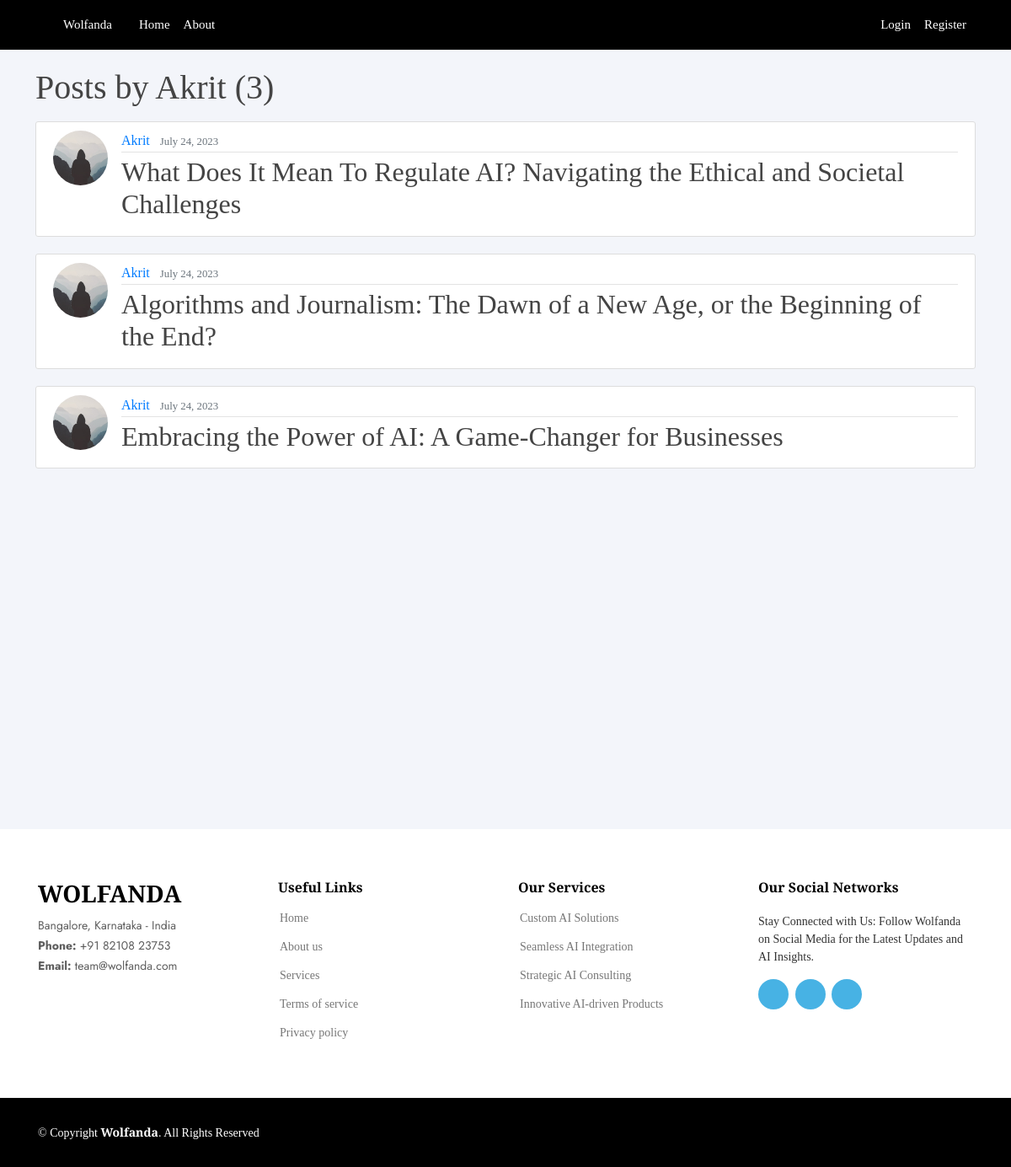
/user/Akrit/, run on the app's committed database.
### blog/models.py (models this page shows, shortened)
class Post(models.Model):
    title = models.CharField(max_length=100)
    content = FroalaField()
    date_posted = models.DateTimeField(default=timezone.now)
    author = models.ForeignKey(User, on_delete=models.CASCADE)
    likes = models.ManyToManyField(User, related_name='liked_posts', blank=True)  # Make sure this field is defined.

### users/models.py (models this page shows, shortened)
class Profile(models.Model):
    user = models.OneToOneField(User, on_delete=models.CASCADE)
    image = models.ImageField(default='default.jpg', upload_to='profile_pics')

### blog/views.py (the view)
# urls.py: path('user/<str:username>/', UserPostListView.as_view(), name='user-posts'),
class UserPostListView(ListView):
    model = Post
    template_name = 'blog/user_posts.html'  # <app>/<model>_<viewtype>.html
    context_object_name = 'posts'
    paginate_by = 5
    def get_queryset(self):
        user = get_object_or_404(User, username=self.kwargs.get('username'))
        return Post.objects.filter(author=user).order_by('-date_posted')

### blog/templates/blog/user_posts.html (shortened to what this page needs)
{% extends "blog/base.html" %}
{% block content %}
    <h1 class="mb-3">Posts by {{ view.kwargs.username }} ({{ page_obj.paginator.count }})</h1>
    {% for post in posts %}
        <article class="media content-section">
          <img class="rounded-circle article-img" src="{{ post.author.profile.image.url }}">
          <div class="media-body">
            <div class="article-metadata">
              <a class="mr-2" href="{% url 'user-posts' post.author.username %}">{{ post.author }}</a>
              <small class="text-muted">{{ post.date_posted|date:"F d, Y" }}</small>
            </div>
            <h2><a class="article-title" href="{% url 'post-detail' post.id %}">{{ post.title }}</a></h2>
          </div>
        </article>
    {% endfor %}
    <br><br><br><br><br><br><br><br><br><br><br><br><br><br><br><br><br>
{% endblock content %}

### blog/static/assets/css/variables.css (style rules this page uses)
:root { --font-default: 'EB Garamond', system-ui, -apple-system, "Segoe UI", Roboto, "Helvetica Neue", Arial, "Noto Sans", "Liberation Sans", sans-serif, "Apple Color Emoji", "Segoe UI Emoji", "Segoe UI Symbol", "Noto Color Emoji"; --font-primary: 'EB Garamond', serif; --font-secondary: 'Inter', sans-serif; --color-default: #212529; --color-default-rgb: 33, 37, 41; --color-links: #212529; --color-links-hover: #15171a; --color-primary: #212529; --color-primary-light: #26282c; --color-primary-dark: #0b0c0e; --color-primary-rgb: 33, 37, 41; --color-primary-light-rgb: 38, 40, 44; --color-primary-dark-rgb: 11, 12, 14; --color-secondary: #596d80; --color-secondary-light: #8498aa; --color-secondary-dark: #404f5c; --color-secondary-rgb: 89, 109, 128; --color-secondary-light-rgb: 132, 152, 170; --color-secondary-dark-rgb: 64, 79, 92; --color-blue: #0d6efd; --color-blue-rgb: 13, 110, 253; --color-indigo: #6610f2; --color-indigo-rgb: 102, 16, 242; --color-purple: #6f42c1; --color-purple-rgb: 111, 66, 193; --color-pink: #f3268c; --color-pink-rgb: 243, 38, 140; --color-red: #df1529; --color-red-rgb: 223, 21, 4; --color-orange: #fd7e14; --color-orange-rgb: 253, 126, 20; --color-yellow: #ffc107; --color-yellow-rgb: 255, 193, 7; --color-green: #059652; --color-green-rgb: 5, 150, 82; --color-teal: #20c997; --color-teal-rgb: 32, 201, 151; --color-cyan: #0dcaf0; --color-cyan-rgb: 13, 202, 240; --color-white: #ffffff; --color-white-rgb: 255, 255, 255; --color-gray: #6c757d; --color-gray-rgb: 108, 117, 125; --color-black: #000000; --color-black-rgb: 0, 0, 0; }
:root { --bs-blue: var(--color-blue); --bs-indigo: var(--color-indigo); --bs-purple: var(--color-purple); --bs-pink: var(--color-pink); --bs-red: var(--color-red); --bs-orange: var(--color-orange); --bs-yellow: var(--color-yellow); --bs-green: var(--color-green); --bs-teal: var(--color-teal); --bs-cyan: var(--color-cyan); --bs-white: var(--color-white); --bs-gray: var(--color-gray); --bs-gray-dark: #343a40; --bs-gray-100: #f8f9fa; --bs-gray-200: #e9ecef; --bs-gray-300: #dee2e6; --bs-gray-400: #ced4da; --bs-gray-500: #adb5bd; --bs-gray-600: #6c757d; --bs-gray-700: #495057; --bs-gray-800: #343a40; --bs-gray-900: #212529; --bs-primary: var(--color-blue); --bs-secondary: var(--color-blue); --bs-success: #198754; --bs-info: #0dcaf0; --bs-warning: #ffc107; --bs-danger: #dc3545; --bs-light: #f8f9fa; --bs-dark: #212529; --bs-primary-rgb: var(--color-primary-rgb); --bs-secondary-rgb: var(--color-secondary-rgb); --bs-success-rgb: 25, 135, 84; --bs-info-rgb: 13, 202, 240; --bs-warning-rgb: 255, 193, 7; --bs-danger-rgb: 220, 53, 69; --bs-light-rgb: 248, 249, 250; --bs-dark-rgb: 33, 37, 41; --bs-white-rgb: var(--color-white-rgb); --bs-black-rgb: var(--color-black-rgb); --bs-body-color-rgb: var(--color-default-rgb); --bs-body-bg-rgb: 255, 255, 255; --bs-font-sans-serif: var(--font-default); --bs-font-monospace: SFMono-Regular, Menlo, Monaco, Consolas, "Liberation Mono", "Courier New", monospace; --bs-gradient: linear-gradient(180deg, rgba(255, 255, 255, 0.15), rgba(255, 255, 255, 0)); --bs-body-font-family: var(--font-default); --bs-body-font-size: 1rem; --bs-body-font-weight: 400; --bs-body-line-height: 1.5; --bs-body-color: var(--color-default); --bs-body-bg: #fff; }

### blog/static/assets/css/main.css (style rules this page uses)
:root { scroll-behavior: smooth; }
body { color: rgba(var(--color-primary-rgb), 1); background-color: #ff0000; }
a { color: var(--color-links); text-decoration: none; }
h1, h2, h3, h4, h5, h6 { font-family: var(--font-primary); }

### blog/static/home/assets/css/style.css (style rules this page uses)
body { font-family: "Open Sans", sans-serif; color: #444444; }
a { color: #47b2e4; text-decoration: none; }
h1, h2, h3, h4, h5, h6 { font-family: "Jost", sans-serif; }

### blog/static/blog/main.css (style rules this page uses)
body { background: #ffffff; color: #333333; margin-top: 5rem; }
h1, h2, h3, h4, h5, h6 { color: #444444; }
.content-section { background: #ffffff; padding: 10px 20px; border: 1px solid #dddddd; border-radius: 3px; margin-bottom: 20px; }
.article-title { color: #444444; }
.article-img { height: 65px; width: 65px; margin-right: 16px; }
.article-metadata { padding-bottom: 1px; margin-bottom: 4px; border-bottom: 1px solid #e3e3e3 }

### blog/templates/blog/user_posts.html (style rules this page uses)
body { background-color:#f3f5fa; font-family: 'Playfair Display', serif; }

### data on the page
Post: author.profile.image (placeholder picture), author "Akrit", date_posted "July 24, 2023", title "What Does It Mean To Regulate AI? Navigating the Ethical and Societal Challenges"
Post: author.profile.image (placeholder picture), author "Akrit", date_posted "July 24, 2023", title "Algorithms and Journalism: The Dawn of a New Age, or the Beginning of the End?"
Post: author.profile.image (placeholder picture), author "Akrit", date_posted "July 24, 2023", title "Embracing the Power of AI: A Game-Changer for Businesses"

### other printed values
{{ view.kwargs.username }} "Akrit"
{{ page_obj.paginator.count }} "3"
